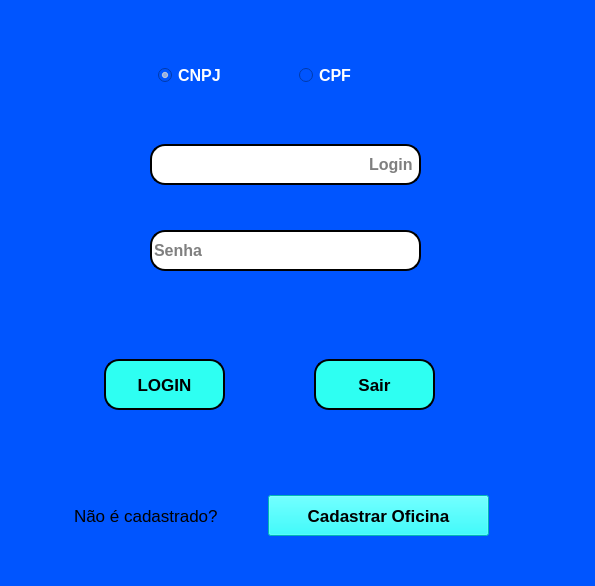
<?xml version="1.0" encoding="UTF-8"?>
<ui version="4.0" idbasedtr="true">
 <class>Form</class>
 <widget class="QWidget" name="Form">
  <property name="windowModality">
   <enum>Qt::ApplicationModal</enum>
  </property>
  <property name="geometry">
   <rect>
    <x>0</x>
    <y>0</y>
    <width>595</width>
    <height>586</height>
   </rect>
  </property>
  <property name="sizePolicy">
   <sizepolicy hsizetype="Expanding" vsizetype="MinimumExpanding">
    <horstretch>0</horstretch>
    <verstretch>0</verstretch>
   </sizepolicy>
  </property>
  <property name="minimumSize">
   <size>
    <width>595</width>
    <height>586</height>
   </size>
  </property>
  <property name="contextMenuPolicy">
   <enum>Qt::CustomContextMenu</enum>
  </property>
  <property name="windowTitle">
   <string>Form</string>
  </property>
  <property name="toolTip">
   <string>&lt;html&gt;&lt;head/&gt;&lt;body&gt;&lt;p&gt;thfdghdfg&lt;/p&gt;&lt;/body&gt;&lt;/html&gt;</string>
  </property>
  <property name="autoFillBackground">
   <bool>false</bool>
  </property>
  <property name="styleSheet">
   <string notr="true">background-color: rgb(0, 85, 255);</string>
  </property>
  <widget class="QPushButton" name="pb_cadastrar">
   <property name="geometry">
    <rect>
     <x>268</x>
     <y>495</y>
     <width>221</width>
     <height>41</height>
    </rect>
   </property>
   <property name="font">
    <font>
     <pointsize>13</pointsize>
     <weight>75</weight>
     <bold>true</bold>
    </font>
   </property>
   <property name="styleSheet">
    <string notr="true">background-color: rgb(0, 255, 255);
color: rgb(0, 0, 0);</string>
   </property>
   <property name="text">
    <string>Cadastrar Oficina</string>
   </property>
  </widget>
  <widget class="QLabel" name="label_2">
   <property name="geometry">
    <rect>
     <x>120</x>
     <y>144</y>
     <width>41</width>
     <height>31</height>
    </rect>
   </property>
   <property name="text">
    <string/>
   </property>
   <property name="pixmap">
    <pixmap>usuario.png</pixmap>
   </property>
  </widget>
  <widget class="QLabel" name="label_3">
   <property name="geometry">
    <rect>
     <x>110</x>
     <y>230</y>
     <width>51</width>
     <height>41</height>
    </rect>
   </property>
   <property name="text">
    <string/>
   </property>
   <property name="pixmap">
    <pixmap>cadeado.png</pixmap>
   </property>
  </widget>
  <widget class="QRadioButton" name="rb_cpf">
   <property name="geometry">
    <rect>
     <x>299</x>
     <y>65</y>
     <width>95</width>
     <height>20</height>
    </rect>
   </property>
   <property name="font">
    <font>
     <pointsize>12</pointsize>
     <weight>75</weight>
     <bold>true</bold>
    </font>
   </property>
   <property name="styleSheet">
    <string notr="true">color: rgb(255, 255, 255);</string>
   </property>
   <property name="text">
    <string>CPF</string>
   </property>
  </widget>
  <widget class="QLabel" name="label">
   <property name="geometry">
    <rect>
     <x>74</x>
     <y>505</y>
     <width>181</width>
     <height>21</height>
    </rect>
   </property>
   <property name="font">
    <font>
     <pointsize>13</pointsize>
    </font>
   </property>
   <property name="text">
    <string>Não é cadastrado?</string>
   </property>
  </widget>
  <widget class="QLineEdit" name="le_login">
   <property name="geometry">
    <rect>
     <x>150</x>
     <y>144</y>
     <width>271</width>
     <height>41</height>
    </rect>
   </property>
   <property name="font">
    <font>
     <pointsize>12</pointsize>
     <weight>75</weight>
     <bold>true</bold>
    </font>
   </property>
   <property name="toolTip">
    <string>&lt;html&gt;&lt;head/&gt;&lt;body&gt;&lt;p&gt;&lt;br/&gt;&lt;/p&gt;&lt;/body&gt;&lt;/html&gt;</string>
   </property>
   <property name="styleSheet">
    <string notr="true">background-color: rgb(255, 255, 255);
border-radius: 15px;
border-style: outset;
border-width: 2px;</string>
   </property>
   <property name="alignment">
    <set>Qt::AlignRight|Qt::AlignTrailing|Qt::AlignVCenter</set>
   </property>
   <property name="placeholderText">
    <string>Login </string>
   </property>
  </widget>
  <widget class="QPushButton" name="pb_sair">
   <property name="geometry">
    <rect>
     <x>314</x>
     <y>359</y>
     <width>121</width>
     <height>51</height>
    </rect>
   </property>
   <property name="sizePolicy">
    <sizepolicy hsizetype="Fixed" vsizetype="Fixed">
     <horstretch>0</horstretch>
     <verstretch>0</verstretch>
    </sizepolicy>
   </property>
   <property name="font">
    <font>
     <pointsize>13</pointsize>
     <weight>75</weight>
     <bold>true</bold>
    </font>
   </property>
   <property name="styleSheet">
    <string notr="true">background-color: rgb(46, 255, 242);
border-style: outset;
border-width: 2px;
border-radius: 15px;
border-color: black;</string>
   </property>
   <property name="text">
    <string>Sair</string>
   </property>
  </widget>
  <widget class="QPushButton" name="pb_login">
   <property name="geometry">
    <rect>
     <x>104</x>
     <y>359</y>
     <width>121</width>
     <height>51</height>
    </rect>
   </property>
   <property name="font">
    <font>
     <pointsize>13</pointsize>
     <weight>75</weight>
     <bold>true</bold>
    </font>
   </property>
   <property name="styleSheet">
    <string notr="true">background-color: rgb(46, 255, 242);
border-style: outset;
border-width: 2px;
border-radius: 15px;
border-color: black;</string>
   </property>
   <property name="text">
    <string>LOGIN</string>
   </property>
  </widget>
  <widget class="QRadioButton" name="rb_cnpj">
   <property name="geometry">
    <rect>
     <x>158</x>
     <y>65</y>
     <width>95</width>
     <height>20</height>
    </rect>
   </property>
   <property name="font">
    <font>
     <pointsize>12</pointsize>
     <weight>75</weight>
     <bold>true</bold>
    </font>
   </property>
   <property name="styleSheet">
    <string notr="true">color: rgb(255, 255, 255);</string>
   </property>
   <property name="text">
    <string>CNPJ</string>
   </property>
   <property name="checked">
    <bool>true</bool>
   </property>
  </widget>
  <widget class="QLineEdit" name="le_senha">
   <property name="geometry">
    <rect>
     <x>150</x>
     <y>230</y>
     <width>271</width>
     <height>41</height>
    </rect>
   </property>
   <property name="font">
    <font>
     <pointsize>12</pointsize>
     <weight>75</weight>
     <bold>true</bold>
    </font>
   </property>
   <property name="styleSheet">
    <string notr="true">background-color: rgb(255, 255, 255);
border-radius: 15px;
border-style: outset;
border-width: 2px;</string>
   </property>
   <property name="placeholderText">
    <string>Senha</string>
   </property>
  </widget>
  <widget class="QLabel" name="label_4">
   <property name="geometry">
    <rect>
     <x>110</x>
     <y>300</y>
     <width>331</width>
     <height>31</height>
    </rect>
   </property>
   <property name="font">
    <font>
     <pointsize>13</pointsize>
    </font>
   </property>
   <property name="styleSheet">
    <string notr="true">color: rgb(255, 255, 127);</string>
   </property>
   <property name="text">
    <string/>
   </property>
   <property name="alignment">
    <set>Qt::AlignCenter</set>
   </property>
  </widget>
 </widget>
 <resources/>
 <connections/>
</ui>
